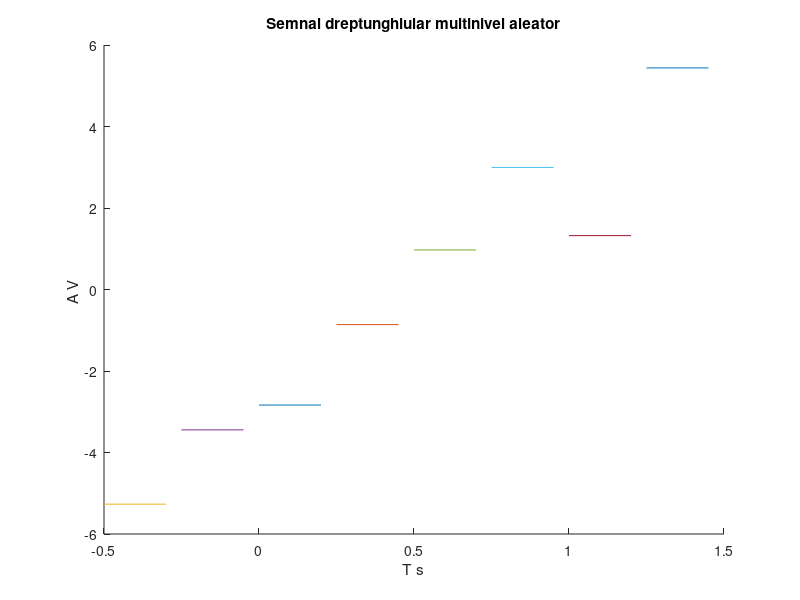

This figure's MATLAB source:
hold on;
%folosesc aceasta intructiune pentru a pastra graficul curent atunci cand
%adaug alt grafic
%temporara de 200ms
r1=rand(1); %genereaza cate un numar aleator cu distributie uniforma
r2=rand(1);
r3=rand(1);
r4=rand(1);
r5=rand(1); 
r6=rand(1);
r7=rand(1);
r8=rand(1);
t1=0:.2:0.25;
t2=0.25:.2:0.5;
x0=-5*r1*square(2*pi*4*t1,100);
x1=-3*r2*square(2*pi*4*t1,100);
x2=-1*r3*square(2*pi*4*t2,100);
x3=r4*square(2*pi*4*t1,100);
x4=3*r5*square(2*pi*4*t1,100);
x5=5*r6*square(2*pi*4*t1,100);
x6=-7*r7*square(2*pi*4*t1,100);
x7=7*r8*square(2*pi*4*t1,100);

plot(t1,x1);
plot(t2,x2);
plot(-0.5+t1,x6);
plot(-0.25+t1,x0);
plot(0.25+t2,x3);
plot(0.5+t2,x4);
plot(0.75+t2,x5);
plot(1+t2,x7);
xlabel('T s')
ylabel('A V ')
title('Semnal dreptunghiular multinivel aleator')
